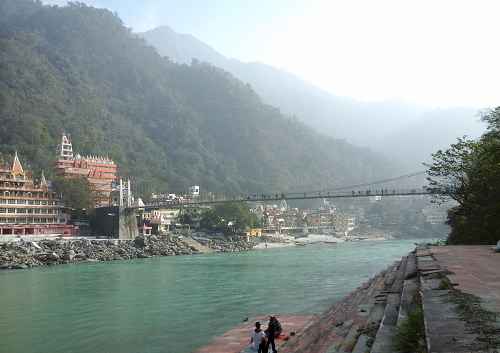
#> input picture Files used as input/img2.bmp, 500 x 353 px, found by its file name
$ python 'C7_3 PSNR_calculation_between_images.py'
#> lines starting #> are read from the running program, lines starting #| are printed output that depends on the picture; long printed decimals are rounded
#======================================================================
# PURPOSE : Calculating PSNR between two images of same shape
#======================================================================
import cv2

img1=cv2.imread('img2.bmp',0)
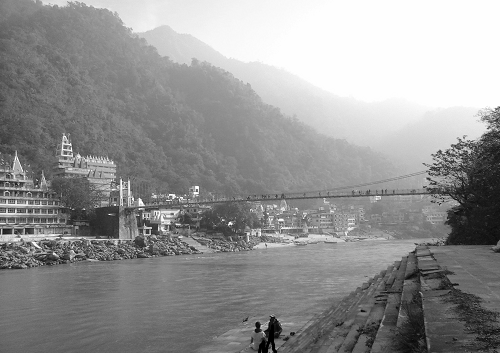
#> img1: shape (353, 500); min 0, max 255, mean 147.1
img2=cv2.imread('img24.bmp',0)
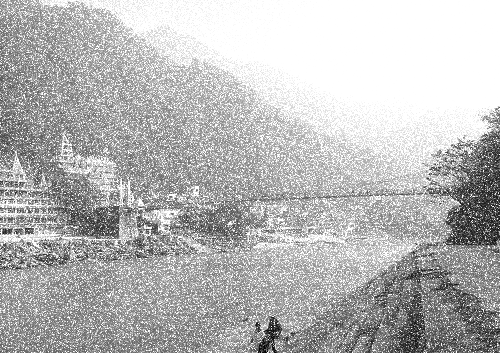
#> input picture Files used as input/img24.bmp, 500 x 353 px, found by its file name
#> img2 is the input picture: shape (353, 500); min 0, max 255, mean 183.8

psnr = cv2.PSNR(img1,img2)
#> psnr = 13.67
print("PSNR is : "+str(psnr)+' dB')
#| PSNR is : 13.672 dB

print("Completed Successfully ...")
